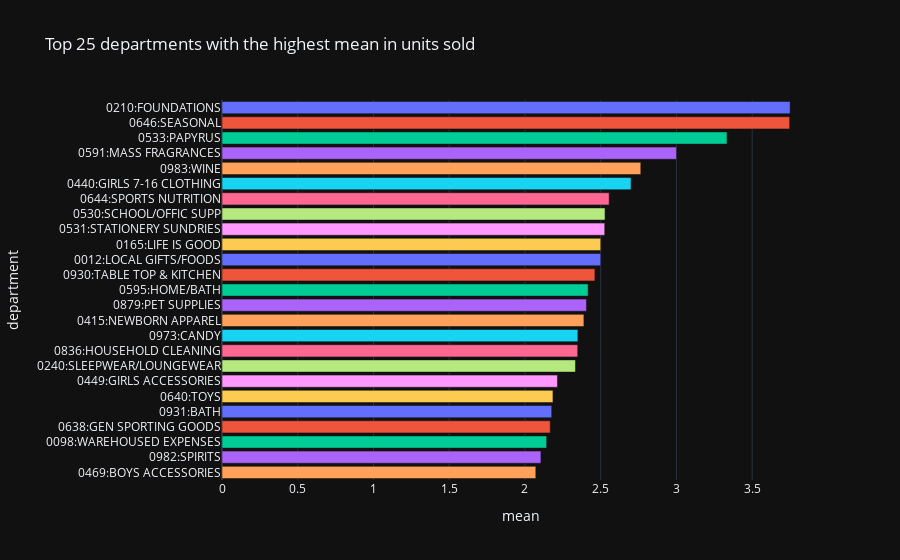

The notebook cell saved with this chart:
### Code cell
# Which departments have the highest mean in the number of units sold?
units_sold_mean = (
    df_transactions.groupby("department")["units"]
    .mean()
    .sort_values(ascending=False)
    .head(25)
)

units_sold_mean_fig = px.bar(
    units_sold_mean,
    color=units_sold_mean.index,
    title="Top 25 departments with the highest mean in units sold",
    labels={"value": "mean"},
    orientation="h",
)
units_sold_mean_fig.update_layout(showlegend=False)
units_sold_mean_fig.show()

### Figure 1 — Plotly figure (JSON) as saved in the notebook; plotly's stock layout.template omitted (floating-point values rounded to 4 significant figures)
{"data": [{"alignmentgroup": "True", "hovertemplate": "department=%{y}<br>mean=%{x}<extra></extra>", "legendgroup": "0210:FOUNDATIONS", "marker": {"color": "#636efa", "pattern": {"shape": ""}}, "name": "0210:FOUNDATIONS", "offsetgroup": "0210:FOUNDATIONS", "orientation": "h", "showlegend": true, "textposition": "auto", "type": "bar", "x": [3.75], "xaxis": "x", "y": ["0210:FOUNDATIONS"], "yaxis": "y"}, {"alignmentgroup": "True", "hovertemplate": "department=%{y}<br>mean=%{x}<extra></extra>", "legendgroup": "0646:SEASONAL", "marker": {"color": "#EF553B", "pattern": {"shape": ""}}, "name": "0646:SEASONAL", "offsetgroup": "0646:SEASONAL", "orientation": "h", "showlegend": true, "textposition": "auto", "type": "bar", "x": [3.747], "xaxis": "x", "y": ["0646:SEASONAL"], "yaxis": "y"}, {"alignmentgroup": "True", "hovertemplate": "department=%{y}<br>mean=%{x}<extra></extra>", "legendgroup": "0533:PAPYRUS", "marker": {"color": "#00cc96", "pattern": {"shape": ""}}, "name": "0533:PAPYRUS", "offsetgroup": "0533:PAPYRUS", "orientation": "h", "showlegend": true, "textposition": "auto", "type": "bar", "x": [3.333], "xaxis": "x", "y": ["0533:PAPYRUS"], "yaxis": "y"}, {"alignmentgroup": "True", "hovertemplate": "department=%{y}<br>mean=%{x}<extra></extra>", "legendgroup": "0591:MASS FRAGRANCES", "marker": {"color": "#ab63fa", "pattern": {"shape": ""}}, "name": "0591:MASS FRAGRANCES", "offsetgroup": "0591:MASS FRAGRANCES", "orientation": "h", "showlegend": true, "textposition": "auto", "type": "bar", "x": [3], "xaxis": "x", "y": ["0591:MASS FRAGRANCES"], "yaxis": "y"}, {"alignmentgroup": "True", "hovertemplate": "department=%{y}<br>mean=%{x}<extra></extra>", "legendgroup": "0983:WINE", "marker": {"color": "#FFA15A", "pattern": {"shape": ""}}, "name": "0983:WINE", "offsetgroup": "0983:WINE", "orientation": "h", "showlegend": true, "textposition": "auto", "type": "bar", "x": [2.764], "xaxis": "x", "y": ["0983:WINE"], "yaxis": "y"}, {"alignmentgroup": "True", "hovertemplate": "department=%{y}<br>mean=%{x}<extra></extra>", "legendgroup": "0440:GIRLS 7-16 CLOTHING", "marker": {"color": "#19d3f3", "pattern": {"shape": ""}}, "name": "0440:GIRLS 7-16 CLOTHING", "offsetgroup": "0440:GIRLS 7-16 CLOTHING", "orientation": "h", "showlegend": true, "textposition": "auto", "type": "bar", "x": [2.7], "xaxis": "x", "y": ["0440:GIRLS 7-16 CLOTHING"], "yaxis": "y"}, {"alignmentgroup": "True", "hovertemplate": "department=%{y}<br>mean=%{x}<extra></extra>", "legendgroup": "0644:SPORTS NUTRITION", "marker": {"color": "#FF6692", "pattern": {"shape": ""}}, "name": "0644:SPORTS NUTRITION", "offsetgroup": "0644:SPORTS NUTRITION", "orientation": "h", "showlegend": true, "textposition": "auto", "type": "bar", "x": [2.556], "xaxis": "x", "y": ["0644:SPORTS NUTRITION"], "yaxis": "y"}, {"alignmentgroup": "True", "hovertemplate": "department=%{y}<br>mean=%{x}<extra></extra>", "legendgroup": "0530:SCHOOL/OFFIC SUPP", "marker": {"color": "#B6E880", "pattern": {"shape": ""}}, "name": "0530:SCHOOL/OFFIC SUPP", "offsetgroup": "0530:SCHOOL/OFFIC SUPP", "orientation": "h", "showlegend": true, "textposition": "auto", "type": "bar", "x": [2.528], "xaxis": "x", "y": ["0530:SCHOOL/OFFIC SUPP"], "yaxis": "y"}, {"alignmentgroup": "True", "hovertemplate": "department=%{y}<br>mean=%{x}<extra></extra>", "legendgroup": "0531:STATIONERY SUNDRIES", "marker": {"color": "#FF97FF", "pattern": {"shape": ""}}, "name": "0531:STATIONERY SUNDRIES", "offsetgroup": "0531:STATIONERY SUNDRIES", "orientation": "h", "showlegend": true, "textposition": "auto", "type": "bar", "x": [2.526], "xaxis": "x", "y": ["0531:STATIONERY SUNDRIES"], "yaxis": "y"}, {"alignmentgroup": "True", "hovertemplate": "department=%{y}<br>mean=%{x}<extra></extra>", "legendgroup": "0165:LIFE IS GOOD", "marker": {"color": "#FECB52", "pattern": {"shape": ""}}, "name": "0165:LIFE IS GOOD", "offsetgroup": "0165:LIFE IS GOOD", "orientation": "h", "showlegend": true, "textposition": "auto", "type": "bar", "x": [2.5], "xaxis": "x", "y": ["0165:LIFE IS GOOD"], "yaxis": "y"}, {"alignmentgroup": "True", "hovertemplate": "department=%{y}<br>mean=%{x}<extra></extra>", "legendgroup": "0012:LOCAL GIFTS/FOODS", "marker": {"color": "#636efa", "pattern": {"shape": ""}}, "name": "0012:LOCAL GIFTS/FOODS", "offsetgroup": "0012:LOCAL GIFTS/FOODS", "orientation": "h", "showlegend": true, "textposition": "auto", "type": "bar", "x": [2.5], "xaxis": "x", "y": ["0012:LOCAL GIFTS/FOODS"], "yaxis": "y"}, {"alignmentgroup": "True", "hovertemplate": "department=%{y}<br>mean=%{x}<extra></extra>", "legendgroup": "0930:TABLE TOP & KITCHEN", "marker": {"color": "#EF553B", "pattern": {"shape": ""}}, "name": "0930:TABLE TOP & KITCHEN", "offsetgroup": "0930:TABLE TOP & KITCHEN", "orientation": "h", "showlegend": true, "textposition": "auto", "type": "bar", "x": [2.462], "xaxis": "x", "y": ["0930:TABLE TOP & KITCHEN"], "yaxis": "y"}, {"alignmentgroup": "True", "hovertemplate": "department=%{y}<br>mean=%{x}<extra></extra>", "legendgroup": "0595:HOME/BATH", "marker": {"color": "#00cc96", "pattern": {"shape": ""}}, "name": "0595:HOME/BATH", "offsetgroup": "0595:HOME/BATH", "orientation": "h", "showlegend": true, "textposition": "auto", "type": "bar", "x": [2.417], "xaxis": "x", "y": ["0595:HOME/BATH"], "yaxis": "y"}, {"alignmentgroup": "True", "hovertemplate": "department=%{y}<br>mean=%{x}<extra></extra>", "legendgroup": "0879:PET SUPPLIES", "marker": {"color": "#ab63fa", "pattern": {"shape": ""}}, "name": "0879:PET SUPPLIES", "offsetgroup": "0879:PET SUPPLIES", "orientation": "h", "showlegend": true, "textposition": "auto", "type": "bar", "x": [2.406], "xaxis": "x", "y": ["0879:PET SUPPLIES"], "yaxis": "y"}, {"alignmentgroup": "True", "hovertemplate": "department=%{y}<br>mean=%{x}<extra></extra>", "legendgroup": "0415:NEWBORN APPAREL", "marker": {"color": "#FFA15A", "pattern": {"shape": ""}}, "name": "0415:NEWBORN APPAREL", "offsetgroup": "0415:NEWBORN APPAREL", "orientation": "h", "showlegend": true, "textposition": "auto", "type": "bar", "x": [2.389], "xaxis": "x", "y": ["0415:NEWBORN APPAREL"], "yaxis": "y"}, {"alignmentgroup": "True", "hovertemplate": "department=%{y}<br>mean=%{x}<extra></extra>", "legendgroup": "0973:CANDY", "marker": {"color": "#19d3f3", "pattern": {"shape": ""}}, "name": "0973:CANDY", "offsetgroup": "0973:CANDY", "orientation": "h", "showlegend": true, "textposition": "auto", "type": "bar", "x": [2.349], "xaxis": "x", "y": ["0973:CANDY"], "yaxis": "y"}, {"alignmentgroup": "True", "hovertemplate": "department=%{y}<br>mean=%{x}<extra></extra>", "legendgroup": "0836:HOUSEHOLD CLEANING", "marker": {"color": "#FF6692", "pattern": {"shape": ""}}, "name": "0836:HOUSEHOLD CLEANING", "offsetgroup": "0836:HOUSEHOLD CLEANING", "orientation": "h", "showlegend": true, "textposition": "auto", "type": "bar", "x": [2.348], "xaxis": "x", "y": ["0836:HOUSEHOLD CLEANING"], "yaxis": "y"}, {"alignmentgroup": "True", "hovertemplate": "department=%{y}<br>mean=%{x}<extra></extra>", "legendgroup": "0240:SLEEPWEAR/LOUNGEWEAR", "marker": {"color": "#B6E880", "pattern": {"shape": ""}}, "name": "0240:SLEEPWEAR/LOUNGEWEAR", "offsetgroup": "0240:SLEEPWEAR/LOUNGEWEAR", "orientation": "h", "showlegend": true, "textposition": "auto", "type": "bar", "x": [2.333], "xaxis": "x", "y": ["0240:SLEEPWEAR/LOUNGEWEAR"], "yaxis": "y"}, {"alignmentgroup": "True", "hovertemplate": "department=%{y}<br>mean=%{x}<extra></extra>", "legendgroup": "0449:GIRLS ACCESSORIES", "marker": {"color": "#FF97FF", "pattern": {"shape": ""}}, "name": "0449:GIRLS ACCESSORIES", "offsetgroup": "0449:GIRLS ACCESSORIES", "orientation": "h", "showlegend": true, "textposition": "auto", "type": "bar", "x": [2.214], "xaxis": "x", "y": ["0449:GIRLS ACCESSORIES"], "yaxis": "y"}, {"alignmentgroup": "True", "hovertemplate": "department=%{y}<br>mean=%{x}<extra></extra>", "legendgroup": "0640:TOYS", "marker": {"color": "#FECB52", "pattern": {"shape": ""}}, "name": "0640:TOYS", "offsetgroup": "0640:TOYS", "orientation": "h", "showlegend": true, "textposition": "auto", "type": "bar", "x": [2.185], "xaxis": "x", "y": ["0640:TOYS"], "yaxis": "y"}, {"alignmentgroup": "True", "hovertemplate": "department=%{y}<br>mean=%{x}<extra></extra>", "legendgroup": "0931:BATH", "marker": {"color": "#636efa", "pattern": {"shape": ""}}, "name": "0931:BATH", "offsetgroup": "0931:BATH", "orientation": "h", "showlegend": true, "textposition": "auto", "type": "bar", "x": [2.176], "xaxis": "x", "y": ["0931:BATH"], "yaxis": "y"}, {"alignmentgroup": "True", "hovertemplate": "department=%{y}<br>mean=%{x}<extra></extra>", "legendgroup": "0638:GEN SPORTING GOODS", "marker": {"color": "#EF553B", "pattern": {"shape": ""}}, "name": "0638:GEN SPORTING GOODS", "offsetgroup": "0638:GEN SPORTING GOODS", "orientation": "h", "showlegend": true, "textposition": "auto", "type": "bar", "x": [2.167], "xaxis": "x", "y": ["0638:GEN SPORTING GOODS"], "yaxis": "y"}, {"alignmentgroup": "True", "hovertemplate": "department=%{y}<br>mean=%{x}<extra></extra>", "legendgroup": "0098:WAREHOUSED EXPENSES", "marker": {"color": "#00cc96", "pattern": {"shape": ""}}, "name": "0098:WAREHOUSED EXPENSES", "offsetgroup": "0098:WAREHOUSED EXPENSES", "orientation": "h", "showlegend": true, "textposition": "auto", "type": "bar", "x": [2.143], "xaxis": "x", "y": ["0098:WAREHOUSED EXPENSES"], "yaxis": "y"}, {"alignmentgroup": "True", "hovertemplate": "department=%{y}<br>mean=%{x}<extra></extra>", "legendgroup": "0982:SPIRITS", "marker": {"color": "#ab63fa", "pattern": {"shape": ""}}, "name": "0982:SPIRITS", "offsetgroup": "0982:SPIRITS", "orientation": "h", "showlegend": true, "textposition": "auto", "type": "bar", "x": [2.105], "xaxis": "x", "y": ["0982:SPIRITS"], "yaxis": "y"}, {"alignmentgroup": "True", "hovertemplate": "department=%{y}<br>mean=%{x}<extra></extra>", "legendgroup": "0469:BOYS ACCESSORIES", "marker": {"color": "#FFA15A", "pattern": {"shape": ""}}, "name": "0469:BOYS ACCESSORIES", "offsetgroup": "0469:BOYS ACCESSORIES", "orientation": "h", "showlegend": true, "textposition": "auto", "type": "bar", "x": [2.071], "xaxis": "x", "y": ["0469:BOYS ACCESSORIES"], "yaxis": "y"}], "layout": {"barmode": "relative", "legend": {"title": {"text": "department"}, "tracegroupgap": 0}, "showlegend": false, "title": {"text": "Top 25 departments with the highest mean in units sold"}, "xaxis": {"anchor": "y", "domain": [0, 1], "title": {"text": "mean"}}, "yaxis": {"anchor": "x", "categoryarray": ["0469:BOYS ACCESSORIES", "0982:SPIRITS", "0098:WAREHOUSED EXPENSES", "0638:GEN SPORTING GOODS", "0931:BATH", "0640:TOYS", "0449:GIRLS ACCESSORIES", "0240:SLEEPWEAR/LOUNGEWEAR", "0836:HOUSEHOLD CLEANING", "0973:CANDY", "0415:NEWBORN APPAREL", "0879:PET SUPPLIES", "0595:HOME/BATH", "0930:TABLE TOP & KITCHEN", "0012:LOCAL GIFTS/FOODS", "0165:LIFE IS GOOD", "0531:STATIONERY SUNDRIES", "0530:SCHOOL/OFFIC SUPP", "0644:SPORTS NUTRITION", "0440:GIRLS 7-16 CLOTHING", "0983:WINE", "0591:MASS FRAGRANCES", "0533:PAPYRUS", "0646:SEASONAL", "0210:FOUNDATIONS"], "categoryorder": "array", "domain": [0, 1], "title": {"text": "department"}}}}
